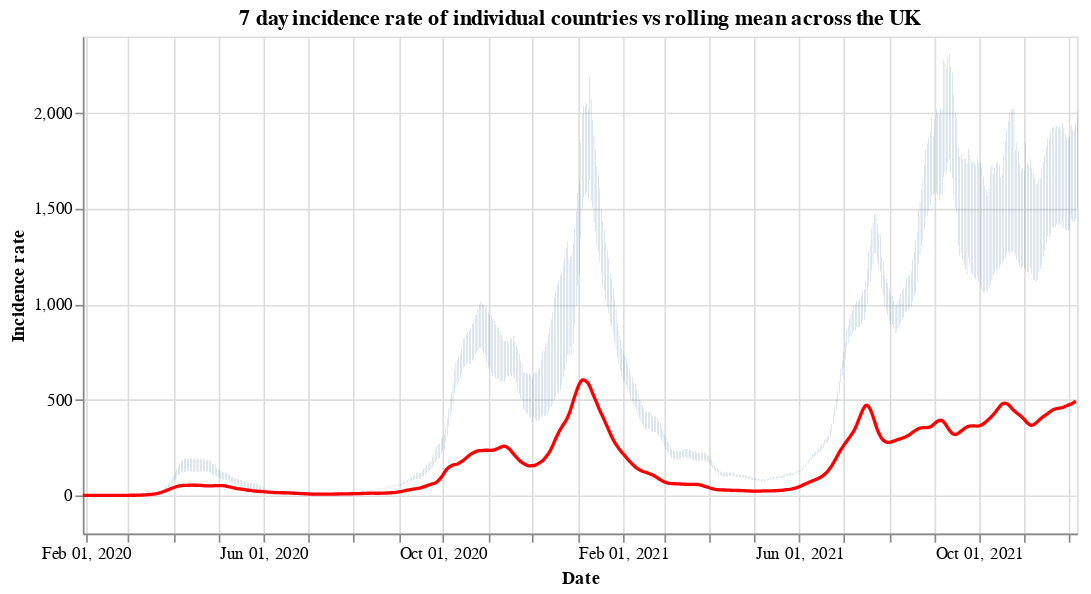

This figure's notebook cell:
### Code cell
#collapse
countries = uk_cases['areaName'].unique()
countries.sort()

selection = alt.selection_single(
    name='Select',
    fields=['areaName'],
    init={'areaName': 'Wales'},
    bind={'areaName': alt.binding_select(options=countries)}
)

# scatter plot, modify opacity based on selection
bars = alt.Chart(uk_cases).mark_bar().add_selection(
    selection
).encode(
    x=alt.X("yearmonthdate(date):T", axis=alt.Axis(title='Date')),
    y=alt.Y("weeklyCasesRate:Q", axis=alt.Axis(title='Incidence rate')),
    tooltip='weeklyCasesRate:Q',
    opacity=alt.condition(selection, alt.value(1), alt.value(0))
).properties(title=f'7 day incidence rate of individual countries vs rolling mean across the UK', width=600)

line = alt.Chart(overview_cases).mark_line(
    color='red',
    size=2,
).transform_window(
    rolling_mean='mean(weeklyCasesRate)',
    frame=[0, 7]
).encode(
    x='yearmonthdate(date):T',
    y='rolling_mean:Q'
)

alt.layer(bars, line)

### Figure 1 — Vega-Lite specification as saved in the notebook (floating-point values rounded to 4 significant figures; data arrays with more than 128 entries replaced by an {"elided": "..."} marker saying what was removed)
{"config": {"view": {"continuousWidth": 400, "continuousHeight": 300}}, "layer": [{"data": {"name": "data-eafec3da29ce2c1c6c66eb4691ecb64f"}, "mark": "bar", "encoding": {"opacity": {"condition": {"value": 1, "selection": "Select"}, "value": 0}, "tooltip": {"type": "quantitative", "field": "weeklyCasesRate"}, "x": {"type": "temporal", "axis": {"title": "Date"}, "field": "date", "timeUnit": "yearmonthdate"}, "y": {"type": "quantitative", "axis": {"title": "Incidence rate"}, "field": "weeklyCasesRate"}}, "selection": {"Select": {"type": "single", "fields": ["areaName"], "init": {"areaName": "Wales"}, "bind": {"areaName": {"input": "select", "options": ["England", "Northern Ireland", "Scotland", "Wales"]}}}}, "title": "7 day incidence rate of individual countries vs rolling mean across the UK", "width": 600}, {"data": {"name": "data-3ba7b86cc573da1ab49b34e65527a2f1"}, "mark": {"type": "line", "color": "red", "size": 2}, "encoding": {"x": {"type": "temporal", "field": "date", "timeUnit": "yearmonthdate"}, "y": {"type": "quantitative", "field": "rolling_mean"}}, "transform": [{"window": [{"op": "mean", "field": "weeklyCasesRate", "as": "rolling_mean"}], "frame": [0, 7]}]}], "$schema": "https://vega.github.io/schema/vega-lite/v4.8.1.json", "datasets": {"data-eafec3da29ce2c1c6c66eb4691ecb64f": {"elided": "2616 records"}, "data-3ba7b86cc573da1ab49b34e65527a2f1": {"elided": "677 records"}}}
